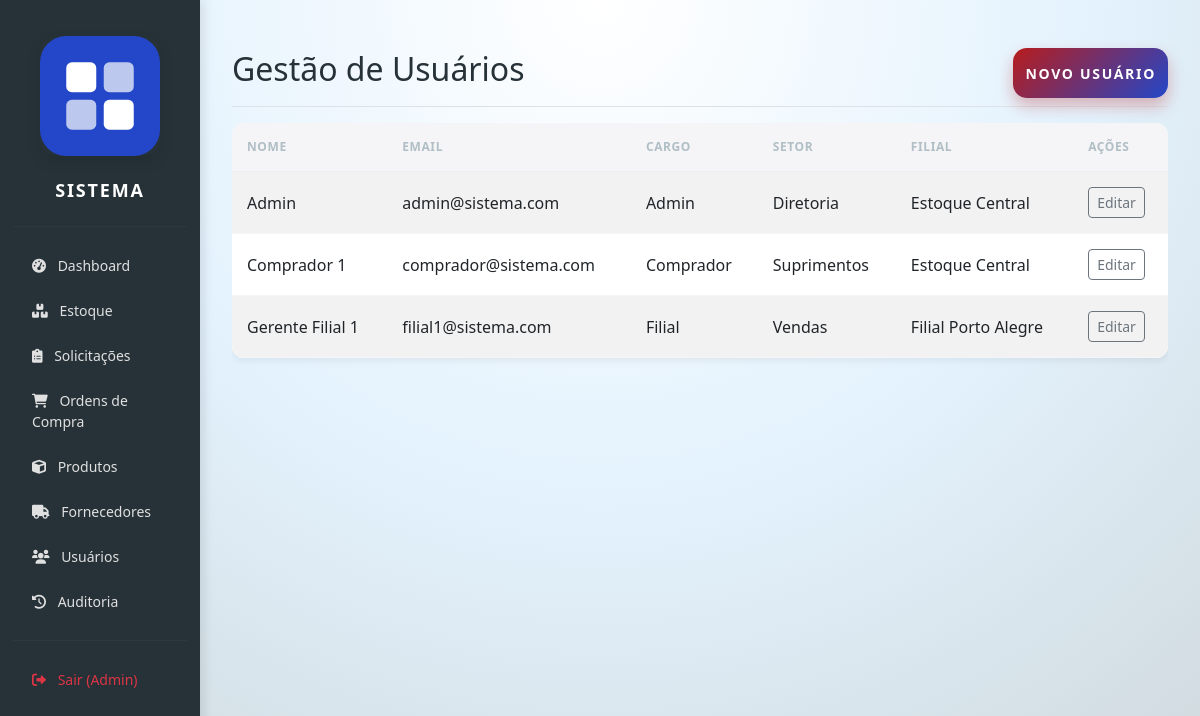
/usuarios.php (signed in), run on the app's committed database.
### tables this page shows
CREATE TABLE IF NOT EXISTS usuarios (
    id INT AUTO_INCREMENT PRIMARY KEY,
    nome VARCHAR(100) NOT NULL,
    email VARCHAR(100) UNIQUE NOT NULL,
    senha VARCHAR(255) NOT NULL,
    cargo ENUM('admin', 'comprador', 'filial') NOT NULL,
    setor VARCHAR(50),
    filial_id INT,
    FOREIGN KEY (filial_id) REFERENCES filiais(id) ON DELETE SET NULL
);

CREATE TABLE IF NOT EXISTS filiais (
    id INT AUTO_INCREMENT PRIMARY KEY,
    nome VARCHAR(100) NOT NULL,
    cidade VARCHAR(100),
    created_at TIMESTAMP DEFAULT CURRENT_TIMESTAMP
);

### usuarios.php (the view, shortened to what this page needs)
<?php
require 'includes/db.php';
include 'includes/header.php';
$usuarios = $pdo->query("SELECT u.*, f.nome as filial_nome FROM usuarios u LEFT JOIN filiais f ON u.filial_id = f.id")->fetchAll();
?>
<div class="d-flex justify-content-between flex-wrap flex-md-nowrap align-items-center pt-3 pb-2 mb-3 border-bottom">
    <h1 class="h2">Gestão de Usuários</h1>
    <button class="btn btn-primary" data-bs-toggle="modal" data-bs-target="#novoUsuarioModal">Novo Usuário</button>
</div>
<div class="table-responsive">
    <table class="table table-striped">
        <thead>
            <tr>
                <th>Nome</th>
                <th>Email</th>
                <th>Cargo</th>
                <th>Setor</th>
                <th>Filial</th>
                <th>Ações</th>
            </tr>
        </thead>
        <tbody>
            <?php foreach ($usuarios as $u): ?>
            <tr>
                <td><?php echo $u['nome']; ?></td>
                <td><?php echo $u['email']; ?></td>
                <td><?php echo ucfirst($u['cargo']); ?></td>
                <td><?php echo $u['setor']; ?></td>
                <td><?php echo $u['filial_nome'] ?? 'N/A'; ?></td>
                <td><button class="btn btn-sm btn-outline-secondary">Editar</button></td>
            </tr>
            <?php endforeach; ?>
        </tbody>
    </table>
</div>
<?php include 'includes/footer.php'; ?>

### includes/header.php (shortened to what this page needs)
<!DOCTYPE html>
<html lang="pt-br">
<head>
    <link href="https://cdn.jsdelivr.net/npm/bootstrap@5.3.0/dist/css/bootstrap.min.css" rel="stylesheet">
    <link href="https://cdnjs.cloudflare.com/ajax/libs/font-awesome/6.0.0/css/all.min.css" rel="stylesheet">
    <link href="assets/css/custom.css" rel="stylesheet">
</head>
<body>
<div class="container-fluid">
    <div class="row">
        <?php if (isset($_SESSION['user_id'])): ?>
        <nav class="col-md-2 sidebar d-none d-md-block">
            <div class="text-center mt-3 mb-4">
                <div class="text-center mb-4">
                    <img src="assets/img/logo.svg" alt="Logo do Sistema"
                             class="img-fluid" style="max-width: 120px; border-radius: 15px; box-shadow: 0 6px 14px rgba(0,0,0,0.1);">
            </div>
                <h4 class="mt-2">Sistema</h4>
            </div>
            <hr>
            <a href="index.php"><i class="fas fa-tachometer-alt me-2"></i> Dashboard</a>
            <a href="estoque.php"><i class="fas fa-boxes me-2"></i> Estoque</a>
            <a href="solicitacoes.php"><i class="fas fa-clipboard-list me-2"></i> Solicitações</a>
            <?php if ($_SESSION['cargo'] != 'filial'): ?>
            <a href="compras.php"><i class="fas fa-shopping-cart me-2"></i> Ordens de Compra</a>
            <a href="produtos.php"><i class="fas fa-cube me-2"></i> Produtos</a>
            <a href="fornecedores.php"><i class="fas fa-truck me-2"></i> Fornecedores</a>
            <?php if ($_SESSION['cargo'] == 'admin'): ?>
            <a href="usuarios.php"><i class="fas fa-users me-2"></i> Usuários</a>
            <a href="auditoria.php"><i class="fas fa-history me-2"></i> Auditoria</a>
            <?php endif; ?>
            <?php endif; ?>
            <hr>
            <a href="logout.php" class="text-danger"><i class="fas fa-sign-out-alt me-2"></i> Sair (<?php echo $_SESSION['nome']; ?>)</a>
        </nav>
        <main class="col-md-10 content">
        <?php else: ?>
        <main class="col-12">
        <?php endif; ?>

### includes/footer.php (shortened to what this page needs)
        </main>
    </div>
</div>
</body>
</html>

### data on the page
usuarios: nome "Admin", email "admin@sistema.com", cargo "Admin", setor "Diretoria", filial.nome "Estoque Central"
usuarios: nome "Comprador 1", email "comprador@sistema.com", cargo "Comprador", setor "Suprimentos", filial.nome "Estoque Central"
usuarios: nome "Gerente Filial 1", email "filial1@sistema.com", cargo "Filial", setor "Vendas", filial.nome "Filial Porto Alegre"

### other printed values
$_SESSION['nome'] "Admin"
